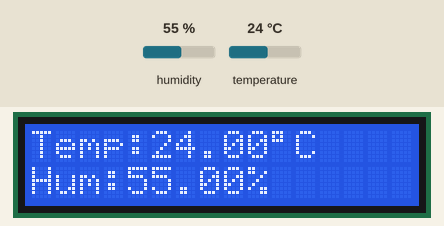
The sketch below on a simulated Arduino Uno, built with avr-gcc and run on an emulated ATmega328P. Parts: 16×2 character LCD. The test bench sets the inputs (shaded band); at power-on: humidity 55 %, temperature 24 °C. What the sketch prints to the serial monitor is not drawn.

Above: at 3.2 s.
3.3 s: humidity set to 22 %
At 5.4 s:
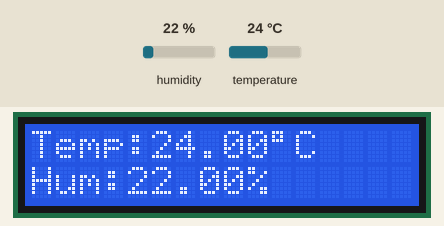
6.0 s: temperature set to 12 °C
At 7.6 s:
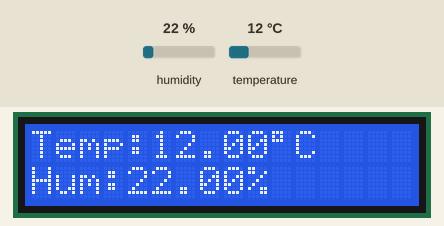
8.7 s: humidity set to 40 %
At 10.7 s:
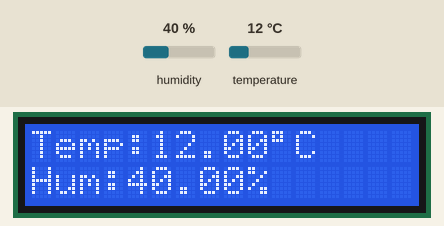
11.8 s: temperature set to 19 °C
At 12.9 s:
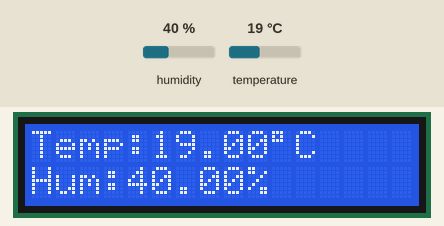
Timing chart, 0 to 14.8 s (numbered marks = the images above; inputs shaded):
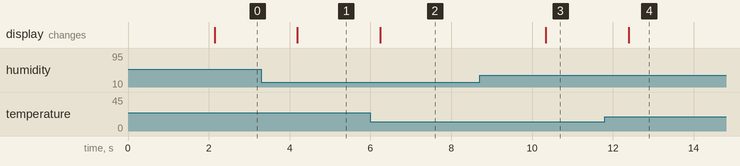

Measured:
- after the input at 3.3 s, the display: changes after 0.89 s (image 1)
- after the input at 6.0 s, the display: changes after 0.24 s (image 2)
- after the input at 8.7 s, the display: changes after 1.6 s (image 3)
- after the input at 11.8 s, the display: changes after 0.59 s (image 4)

The sketch:

station_meteo.ino
```cpp
// ============================================
//   STATION MÉTÉO - DHT11 + LCD I2C
//   Arduino UNO
// ============================================

// Bibliothèque pour la communication I2C (LCD)
#include <Wire.h>

// Bibliothèque pour contrôler l'écran LCD I2C
#include <LiquidCrystal_I2C.h>

// Bibliothèque pour le capteur DHT (température + humidité)
#include <DHT.h>

// Définition de la broche où est connecté le capteur DHT11
#define DHTPIN 2

// Définition du type de capteur utilisé (DHT11)
#define DHTTYPE DHT11

// Création de l'objet capteur DHT avec la broche et le type
DHT dht(DHTPIN, DHTTYPE);

// Création de l'objet écran LCD
// 0x27 = adresse I2C de l'écran
// 16 colonnes et 2 lignes
LiquidCrystal_I2C lcd(0x27, 16, 2);

// ============================================
// SETUP : exécuté une seule fois au démarrage
// ============================================
void setup() {

  // Démarrage de la communication série (PC)
  Serial.begin(9600);

  // Initialisation du capteur DHT11
  dht.begin();

  // Initialisation de l'écran LCD
  lcd.begin();          // initialise le LCD
  lcd.backlight();      // allume le rétroéclairage

  // Position du curseur (colonne 0, ligne 0)
  lcd.setCursor(0,0);

  // Affichage du texte
  lcd.print("Station Meteo");

  // Position du curseur (colonne 0, ligne 1)
  lcd.setCursor(0,1);

  // Affichage du texte
  lcd.print("Demarrage...");

  // Pause de 2 secondes pour affichage
  delay(2000);

  // Efface l'écran LCD
  lcd.clear();
}

// ============================================
// LOOP : boucle infinie
// ============================================
void loop() {

  // Lecture de la température (°C)
  float temperature = dht.readTemperature();

  // Lecture de l'humidité (%)
  float humidite = dht.readHumidity();

  // Vérifie si les données sont valides
  if (isnan(temperature) || isnan(humidite)) {

    // Efface l'écran
    lcd.clear();

    // Affiche erreur ligne 1
    lcd.setCursor(0,0);
    lcd.print("Erreur DHT11");

    // Message dans le moniteur série
    Serial.println("Erreur lecture DHT11");

    // Pause
    delay(2000);

    // Sort de la boucle et recommence
    return;
  }
  else{
 // Efface l'écran avant nouvel affichage
  lcd.clear();

  // =========================
  // AFFICHAGE TEMPÉRATURE
  // =========================

  // Position ligne 1
  lcd.setCursor(0,0);

  // Texte
  lcd.print("Temp:");

  // Valeur température
  lcd.print(temperature);

  // Symbole degré (ASCII 223)
  lcd.print((char)223);

  // Unité
  lcd.print("C");

  // =========================
  // AFFICHAGE HUMIDITÉ
  // =========================

  // Position ligne 2
  lcd.setCursor(0,1);

  // Texte
  lcd.print("Hum:");

  // Valeur humidité
  lcd.print(humidite);

  // Symbole %
  lcd.print("%");

  // =========================
  // MONITEUR SÉRIE (PC)
  // =========================

  Serial.print("Temperature: ");
  Serial.println(temperature);

  Serial.print("Humidite: ");
  Serial.println(humidite);

  Serial.println("----------------");

  // Pause de 2 secondes avant nouvelle lecture
  delay(2000);

  }


}
```
